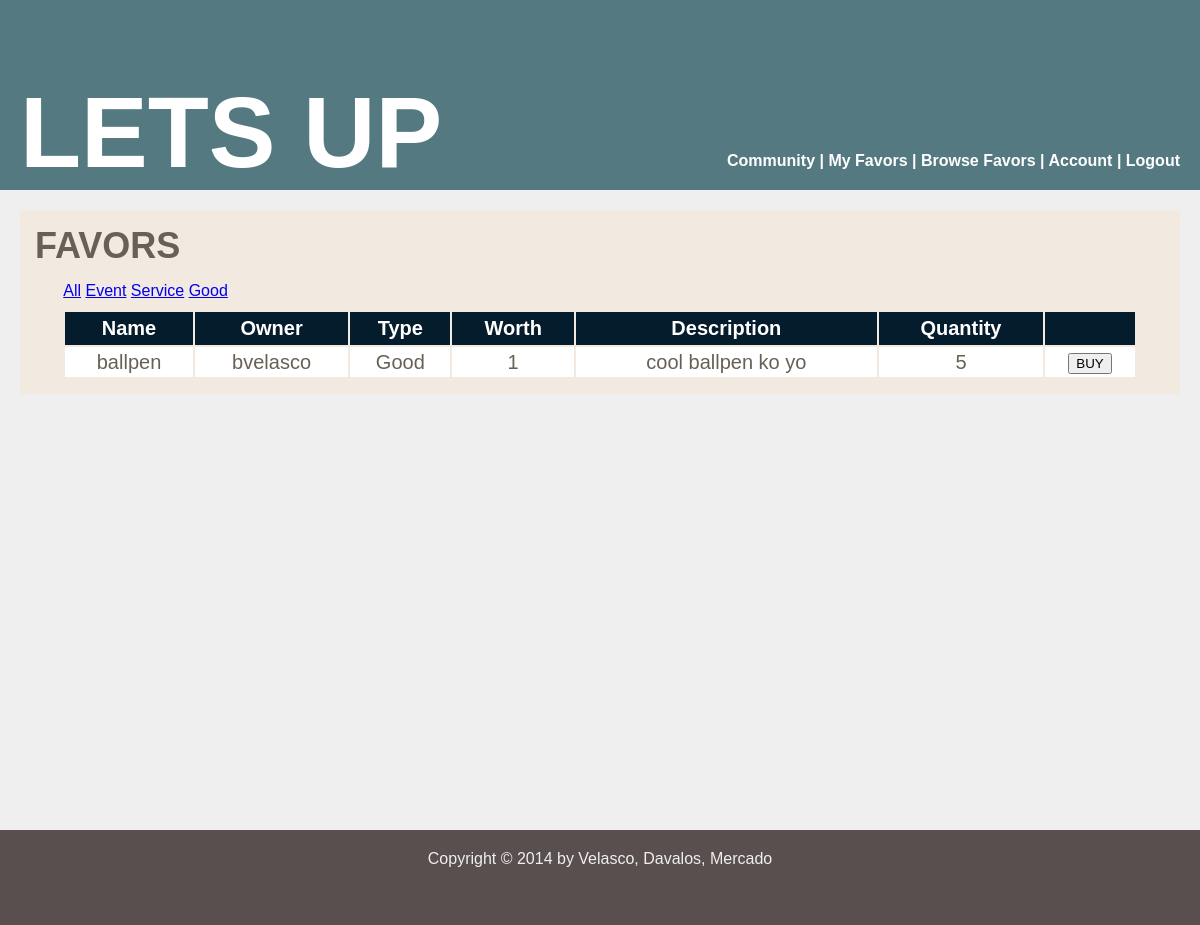
The page /index.php/favors/get/good on the database its author committed.
### tables this page shows
CREATE TABLE IF NOT EXISTS `favor` (
	`favorid` INTEGER AUTO_INCREMENT,
	`owner` INTEGER NOT NULL,
	`name` VARCHAR(20) UNIQUE,
	`worth` INTEGER NOT NULL,
	`qty` INTEGER,
	`type` ENUM('Service', 'Event', 'Good') NOT NULL,
	`description` TEXT,
	CONSTRAINT `favorPK` PRIMARY KEY (`favorid`),
	CONSTRAINT `favorFKuser` FOREIGN KEY (`owner`) REFERENCES `user` (`userid`)
);

CREATE TABLE IF NOT EXISTS `user` (
	`userid` INTEGER AUTO_INCREMENT,
	`username` VARCHAR(20) UNIQUE,
	`points` INTEGER DEFAULT 0,
	`password` VARCHAR(20),
	`about` TEXT,
	`isOrg` BOOLEAN DEFAULT 0, 
	CONSTRAINT `userPK` PRIMARY KEY (`userid`)
);

### application/controllers/favors.php (called while the page is built, shortened)
<?php if ( ! defined('BASEPATH')) exit('No direct script access allowed');
class Favors extends CI_Controller {
    public function __construct() {
        $this->load->model(array('favor'));
    }
    public function get($key) {
        $data['favors'] = $this->favor->get_favors($key);
        $this->load->view('headfoot/header');
        $this->load->view('favors', $data);
        $this->load->view('headfoot/footer');
    }
}

### index.php (called while the page is built, shortened)
<?php
require_once BASEPATH.'core/CodeIgniter.php';

### application/models/favor.php (called while the page is built, shortened)
<?php
class Favor extends CI_Model{
	public function get_favors($key = NULL) {
		$this->db->select(array(
				'favor.favorid as favorid',
				'favor.name as name',
				'user.username as owner',
				'favor.worth as worth',
				'favor.qty as qty',
				'favor.type as type',
				'favor.description as description',
			)
		);
		$this->db->from('favor');
		$this->db->join('user', 'favor.owner = user.userid');
		if ($key != NULL) {
			$this->db->where('favor.type', $key);
		}
		$query = $this->db->get();
		return $query->result();
	}
}

### application/views/favors.php (the view)
<div id="main-content">
    <div class="segment">
        <div class="greeting">
            FAVORS
        </div>
        <div id="favor-filters" style="margin-left:2.5%">
            <a href="<?php echo site_url('favors') ?>">All</a>
            <a href="<?php echo site_url('favors/get/event') ?>">Event</a>
            <a href="<?php echo site_url('favors/get/service') ?>">Service</a>
            <a href="<?php echo site_url('favors/get/good') ?>">Good</a>
        </div>
        <table>
            <thead>
                <tr>
                    <th>Name</th>
                    <th>Owner</th>
                    <th>Type</th>
                    <th>Worth</th>
                    <th>Description</th>
                    <th>Quantity</th>
                    <th></th>
                </tr>
            </thead>
            <tbody>
                <?php foreach ($favors as $f) { ?>
                    <tr>
                        <td><?php echo $f->name ?></td>
                        <td><?php echo $f->owner ?></td>
                        <td><?php echo $f->type ?></td>
                        <td><?php echo $f->worth ?></td>
                        <td><?php echo $f->description ?></td>
                        <td><?php echo $f->qty ?></td>
                        <td><button>BUY</button></td>
                    </tr>
                <?php } ?>
            </tbody>
        </table>
    </div>
</div>

### css/main.css (style rules this page uses)
table { width: 95%; margin: auto; text-align: center; font-size: 20px; }
th { padding: 5px; background: #051C2C; color: white; }
td { padding: 3px; background: white; }
#main-content { min-height: 600px; background: #EFEFEF; padding: 20px; color: #676056; }
.segment { padding: 15px; background: #F2E9E1; margin-bottom: 30px; }
.greeting { font-weight: bold; font-size: 36px; margin-bottom: 15px; }
#favor-filters { margin-bottom: 10px; }
body { background: #99CCFF; font-family: Helvetica; margin:0; }

### rows shown on the page
favor: name "ballpen", owner.username "bvelasco", type "Good", worth "1", description "cool ballpen ko yo", qty "5"
